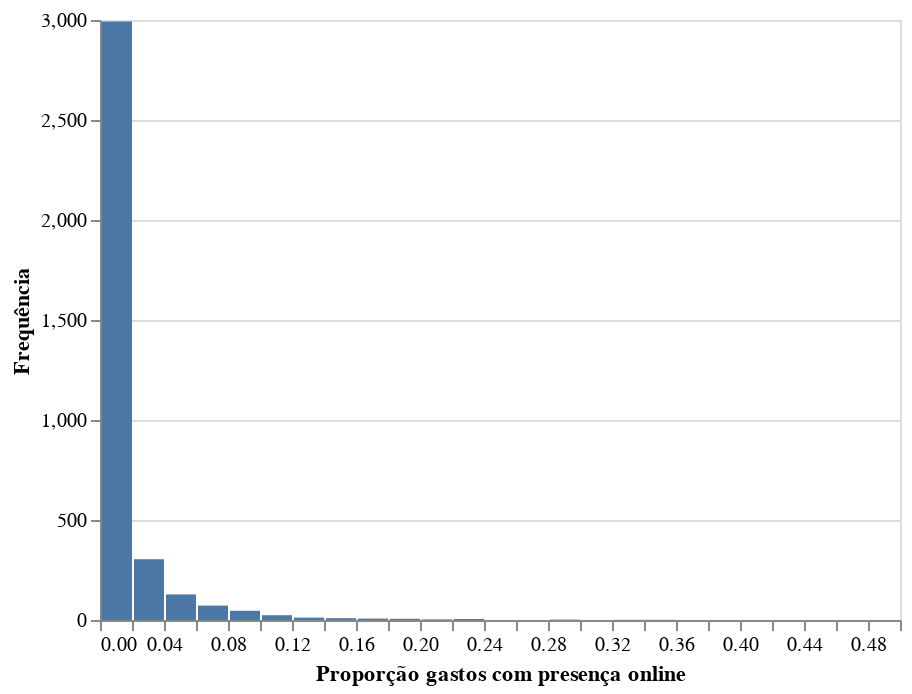

Notebook cell for this chart:
### Code cell
alt.data_transformers.disable_max_rows()

alt.Chart(muni_uf_20_NAObolso).mark_bar().encode(
        alt.X('prop',
          title = 'Proporção gastos com presença online',
          bin = alt.Bin(extent = [0, 0.5], step = 0.02)
          ),
        alt.Y('count()',
          title = 'Frequência'))

### Figure 1 — Vega-Lite specification as saved in the notebook (floating-point values rounded to 4 significant figures; data arrays with more than 128 entries replaced by an {"elided": "..."} marker saying what was removed)
{"config": {"view": {"continuousWidth": 400, "continuousHeight": 300}}, "data": {"name": "data-0732146ee4d9edc0c97c00bb813a1d09"}, "mark": "bar", "encoding": {"x": {"type": "quantitative", "bin": {"extent": [0, 0.5], "step": 0.02}, "field": "prop", "title": "Proporção gastos com presença online"}, "y": {"type": "quantitative", "aggregate": "count", "title": "Frequência"}}, "$schema": "https://vega.github.io/schema/vega-lite/v4.8.1.json", "datasets": {"data-0732146ee4d9edc0c97c00bb813a1d09": {"elided": "3613 records"}}}
